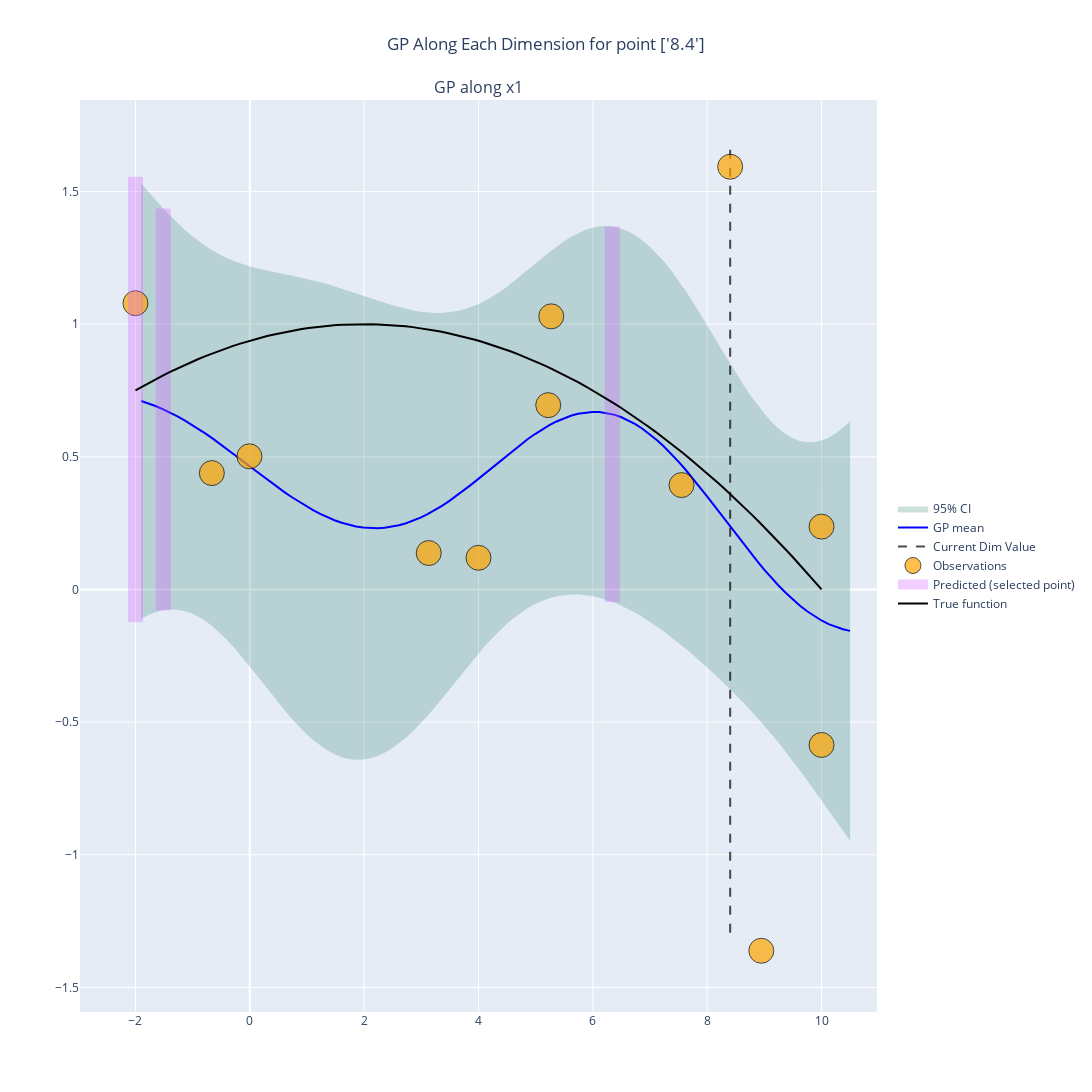

The cell this chart's notebook holds for it:
### Markdown cell above
Simply adding a lot of noise, significantly improves the fit.

### Code cell
from src import model_generation as mg
importlib.reload(mg)


runs = tester.run(
    mg.GammaNoiseSGP,
    n_runs=4,
    technical_repeats=1,
    batch_size=3,
    noise_fn=noise_fn,
    plot_each=False,
).plot_GP(mg.GammaNoiseSGP)


plot_test(runs)

### Figure 1 — Plotly figure (JSON) as saved in the notebook; plotly's stock layout.template omitted (floating-point values rounded to 4 significant figures; data arrays with more than 128 entries replaced by an {"elided": "..."} marker saying what was removed)
{"data": [{"fill": "toself", "fillcolor": "rgba(0,100,80,0.2)", "line": {"color": "rgba(255,255,255,0)"}, "name": "95% CI", "showlegend": true, "type": "scatter", "x": {"elided": "200 float values"}, "xaxis": "x", "y": {"elided": "200 float values"}, "yaxis": "y"}, {"line": {"color": "blue"}, "mode": "lines", "name": "GP mean", "showlegend": true, "type": "scatter", "x": [-1.9, -1.775, -1.649, -1.524, -1.399, -1.274, -1.148, -1.023, -0.898, -0.7727, -0.6475, -0.5222, -0.397, -0.2717, -0.1465, -0.02121, 0.104, 0.2293, 0.3545, 0.4798, 0.6051, 0.7303, 0.8556, 0.9808, 1.106, 1.231, 1.357, 1.482, 1.607, 1.732, 1.858, 1.983, 2.108, 2.233, 2.359, 2.484, 2.609, 2.734, 2.86, 2.985, 3.11, 3.235, 3.361, 3.486, 3.611, 3.736, 3.862, 3.987, 4.112, 4.237, 4.363, 4.488, 4.613, 4.738, 4.864, 4.989, 5.114, 5.239, 5.365, 5.49, 5.615, 5.74, 5.866, 5.991, 6.116, 6.241, 6.367, 6.492, 6.617, 6.742, 6.868, 6.993, 7.118, 7.243, 7.369, 7.494, 7.619, 7.744, 7.87, 7.995, 8.12, 8.245, 8.371, 8.496, 8.621, 8.746, 8.872, 8.997, 9.122, 9.247, 9.373, 9.498, 9.623, 9.748, 9.874, 9.999, 10.12, 10.25, 10.37, 10.5], "xaxis": "x", "y": [0.7101, 0.7014, 0.6913, 0.6799, 0.6672, 0.6533, 0.6382, 0.6221, 0.605, 0.587, 0.5683, 0.5489, 0.529, 0.5087, 0.4881, 0.4674, 0.4467, 0.4262, 0.4059, 0.3861, 0.3669, 0.3484, 0.3309, 0.3143, 0.2989, 0.2848, 0.2721, 0.2609, 0.2514, 0.2435, 0.2375, 0.2333, 0.2311, 0.2308, 0.2325, 0.2363, 0.242, 0.2496, 0.2592, 0.2707, 0.2839, 0.2987, 0.3151, 0.3329, 0.352, 0.3721, 0.3931, 0.4148, 0.437, 0.4594, 0.4818, 0.504, 0.5258, 0.5468, 0.5669, 0.5858, 0.6033, 0.6191, 0.6331, 0.6451, 0.6548, 0.6621, 0.6669, 0.6691, 0.6685, 0.6651, 0.6589, 0.6499, 0.638, 0.6233, 0.6059, 0.5859, 0.5634, 0.5386, 0.5116, 0.4827, 0.4521, 0.4199, 0.3865, 0.3521, 0.317, 0.2815, 0.2459, 0.2103, 0.1752, 0.1408, 0.1073, 0.07494, 0.04405, 0.01479, -0.01263, -0.03805, -0.06131, -0.08229, -0.1009, -0.117, -0.1306, -0.1417, -0.1502, -0.1562], "yaxis": "y"}, {"line": {"color": "black", "dash": "dash", "width": 2}, "mode": "lines", "name": "Current Dim Value", "opacity": 0.7, "showlegend": true, "type": "scatter", "x": [8.402, 8.402], "xaxis": "x", "y": [-1.294, 1.673], "yaxis": "y"}, {"hoverinfo": "text", "hovertext": ["Group 0<br>x: 4<br>y: 0.119", "Group 1<br>x: 3.13<br>y: 0.137", "Group 2<br>x: 5.22<br>y: 0.695", "Group 3<br>x: 8.4<br>y: 1.59", "Group 4<br>x: -0.007<br>y: 0.502", "Group 5<br>x: -0.664<br>y: 0.439", "Group 6<br>x: 7.55<br>y: 0.393", "Group 7<br>x: 10<br>y: 0.237", "Group 8<br>x: 8.95<br>y: -1.36", "Group 9<br>x: -2<br>y: 1.08", "Group 10<br>x: 5.27<br>y: 1.03", "Group 7<br>x: 10<br>y: -0.586"], "marker": {"color": "orange", "line": {"color": "black", "width": 1}, "opacity": 0.7, "size": [25, 25, 25, 25, 25, 25, 25, 25, 25, 25, 25, 25]}, "mode": "markers", "name": "Observations", "showlegend": true, "type": "scatter", "x": [4.0, 3.13, 5.219, 8.402, -0.006997, -0.6643, 7.551, 10.0, 8.947, -2.0, 5.272, 10.0], "xaxis": "x", "y": [0.1193, 0.1372, 0.6947, 1.593, 0.5018, 0.4386, 0.3933, 0.2368, -1.362, 1.079, 1.029, -0.5862], "yaxis": "y"}, {"hoverinfo": "text", "hovertext": "Predicted Group G9<br>x: -2<br>y: 0.716±0.84", "line": {"color": "#D45AFF", "width": 15}, "mode": "lines", "name": "Predicted (selected point)", "opacity": 0.3, "showlegend": true, "type": "scatter", "x": [-2, -2], "xaxis": "x", "y": [-0.1236, 1.556], "yaxis": "y"}, {"hoverinfo": "text", "hovertext": "Predicted Group G11<br>x: 6.34<br>y: 0.66±0.707", "line": {"color": "#D45AFF", "width": 15}, "mode": "lines", "name": "Predicted (selected point)", "opacity": 0.3, "showlegend": false, "type": "scatter", "x": [6.341, 6.341], "xaxis": "x", "y": [-0.04694, 1.368], "yaxis": "y"}, {"hoverinfo": "text", "hovertext": "Predicted Group G12<br>x: -1.51<br>y: 0.679±0.757", "line": {"color": "#D45AFF", "width": 15}, "mode": "lines", "name": "Predicted (selected point)", "opacity": 0.3, "showlegend": false, "type": "scatter", "x": [-1.514, -1.514], "xaxis": "x", "y": [-0.07823, 1.436], "yaxis": "y"}, {"line": {"color": "black"}, "mode": "lines", "name": "True function", "type": "scatter", "x": [-2.0, -1.879, -1.758, -1.636, -1.515, -1.394, -1.273, -1.152, -1.03, -0.9091, -0.7879, -0.6667, -0.5455, -0.4242, -0.303, -0.1818, -0.06061, 0.06061, 0.1818, 0.303, 0.4242, 0.5455, 0.6667, 0.7879, 0.9091, 1.03, 1.152, 1.273, 1.394, 1.515, 1.636, 1.758, 1.879, 2.0, 2.121, 2.242, 2.364, 2.485, 2.606, 2.727, 2.848, 2.97, 3.091, 3.212, 3.333, 3.455, 3.576, 3.697, 3.818, 3.939, 4.061, 4.182, 4.303, 4.424, 4.545, 4.667, 4.788, 4.909, 5.03, 5.152, 5.273, 5.394, 5.515, 5.636, 5.758, 5.879, 6.0, 6.121, 6.242, 6.364, 6.485, 6.606, 6.727, 6.848, 6.97, 7.091, 7.212, 7.333, 7.455, 7.576, 7.697, 7.818, 7.939, 8.061, 8.182, 8.303, 8.424, 8.545, 8.667, 8.788, 8.909, 9.03, 9.152, 9.273, 9.394, 9.515, 9.636, 9.758, 9.879, 10.0], "y": [0.75, 0.7649, 0.7794, 0.7934, 0.8069, 0.82, 0.8326, 0.8448, 0.8565, 0.8678, 0.8786, 0.8889, 0.8988, 0.9082, 0.9171, 0.9256, 0.9337, 0.9412, 0.9483, 0.955, 0.9612, 0.9669, 0.9722, 0.977, 0.9814, 0.9853, 0.9888, 0.9917, 0.9943, 0.9963, 0.9979, 0.9991, 0.9998, 1, 0.9998, 0.9991, 0.9979, 0.9963, 0.9943, 0.9917, 0.9888, 0.9853, 0.9814, 0.977, 0.9722, 0.9669, 0.9612, 0.955, 0.9483, 0.9412, 0.9337, 0.9256, 0.9171, 0.9082, 0.8988, 0.8889, 0.8786, 0.8678, 0.8565, 0.8448, 0.8326, 0.82, 0.8069, 0.7934, 0.7794, 0.7649, 0.75, 0.7346, 0.7188, 0.7025, 0.6857, 0.6685, 0.6508, 0.6327, 0.6141, 0.595, 0.5755, 0.5556, 0.5351, 0.5142, 0.4929, 0.4711, 0.4488, 0.4261, 0.4029, 0.3792, 0.3551, 0.3306, 0.3056, 0.2801, 0.2541, 0.2277, 0.2009, 0.1736, 0.1458, 0.1175, 0.08884, 0.05969, 0.03007, 0]}], "layout": {"annotations": [{"font": {"size": 16}, "showarrow": false, "text": "GP along x1", "x": 0.5, "xanchor": "center", "xref": "paper", "y": 1, "yanchor": "bottom", "yref": "paper"}], "height": 1200, "legend": {"x": 1.02, "xanchor": "left", "y": 0.5, "yanchor": "middle"}, "showlegend": true, "title": {"text": "GP Along Each Dimension for point ['8.4']", "x": 0.5, "xanchor": "center"}, "width": 2400, "xaxis": {"anchor": "y", "domain": [0, 1]}, "yaxis": {"anchor": "x", "domain": [0, 1]}}}
